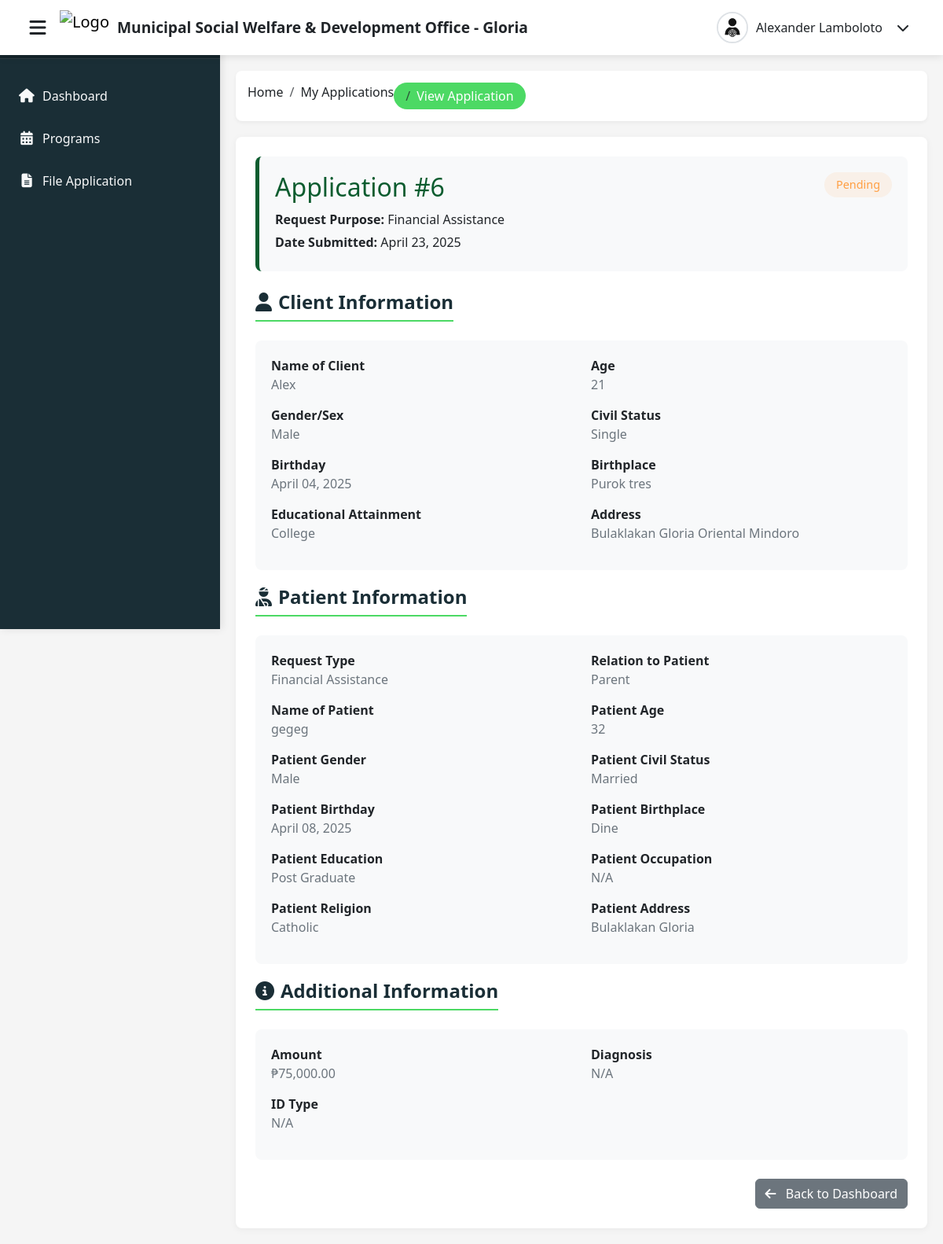
Screenshot of /admin_view_application.php?id=6 (signed in) with the database file from the repository.
### tables this page shows
CREATE TABLE `user_form` (
  `id` int(255) NOT NULL,
  `name` varchar(255) NOT NULL,
  `email` varchar(255) NOT NULL,
  `password` varchar(255) NOT NULL,
  `user_type` varchar(255) NOT NULL DEFAULT 'user'
);

CREATE TABLE `application_requests` (
  `id` int(11) NOT NULL,
  `user_id` int(11) NOT NULL,
  `request_purpose` varchar(100) NOT NULL,
  `client_name` varchar(255) NOT NULL,
  `client_age` int(3) NOT NULL,
  `client_gender` varchar(20) NOT NULL,
  `client_civil_status` varchar(50) NOT NULL,
  `client_birthday` date NOT NULL,
  `client_birthplace` varchar(255) NOT NULL,
  `client_education` varchar(100) NOT NULL,
  `client_address` text NOT NULL,
  `application_date` date NOT NULL,
  `request_type` varchar(100) NOT NULL,
  `patient_name` varchar(255) DEFAULT NULL,
  `relation_to_patient` varchar(50) DEFAULT NULL,
  `relation_other` varchar(100) DEFAULT NULL,
  `patient_birthday` date DEFAULT NULL,
  `patient_age` int(3) DEFAULT NULL,
  `patient_gender` varchar(20) DEFAULT NULL,
  `patient_civil_status` varchar(50) DEFAULT NULL,
  `patient_birthplace` varchar(255) DEFAULT NULL,
  `patient_education` varchar(100) DEFAULT NULL,
  `patient_occupation` varchar(255) DEFAULT NULL,
  `patient_religion` varchar(100) DEFAULT NULL,
  `patient_address` text DEFAULT NULL,
  `same_as_client_address` tinyint(1) DEFAULT 0,
  `amount` decimal(10,2) DEFAULT NULL,
  `diagnosis` text DEFAULT NULL,
  `id_type` varchar(100) DEFAULT NULL,
  `id_file_path` varchar(255) DEFAULT NULL,
  `status` varchar(50) DEFAULT 'Pending',
  `created_at` timestamp NOT NULL DEFAULT current_timestamp(),
  `updated_at` timestamp NOT NULL DEFAULT current_timestamp() ON UPDATE current_timestamp(),
  `viewed` tinyint(1) NOT NULL DEFAULT 0
);

### admin_view_application.php (the view, shortened to what the rows shown need)
<?php
@include 'config.php';
$application_id = $_GET['id'];
$user_id = $_SESSION['user_id'];
$user_name = isset($_SESSION['user_name']) ? $_SESSION['user_name'] : "Unknown User";
$is_admin = isset($_SESSION['user_type']) && $_SESSION['user_type'] === 'admin';
try {
    $sql = "SELECT name FROM user_form WHERE id = ?";
    $stmt = $conn->prepare($sql);
    $stmt->bind_param("i", $user_id);
    $stmt->execute();
    $result = $stmt->get_result();
    if ($row = $result->fetch_assoc()) {
        $user_name = $row['name'];
    }
} catch (Exception $e) {
}
$application = null;
$error_msg = '';
try {
    $sql = "SELECT * FROM application_requests WHERE id = ?";
    $stmt = $conn->prepare($sql);
    $stmt->bind_param("i", $application_id);
    $stmt->execute();
    $result = $stmt->get_result();
    if ($result->num_rows === 0) {
        $error_msg = "Application not found.";
    } else {
        $application = $result->fetch_assoc();
    }
} catch (Exception $e) {
    $error_msg = "Error fetching application details: " . $e->getMessage();
}
?>
<!DOCTYPE html>
<html lang="en">
<head>
    <link href="https://cdn.jsdelivr.net/npm/bootstrap@5.3.2/dist/css/bootstrap.min.css" rel="stylesheet">
    <link rel="stylesheet" href="https://cdnjs.cloudflare.com/ajax/libs/font-awesome/6.4.2/css/all.min.css">
</head>
<body>
    <nav class="navbar navbar-expand-lg fixed-top">
        <div class="container-fluid">
            <div class="navbar-brand">
                <h1>Municipal Social Welfare & Development Office - Gloria</h1>
            </div>
            <div class="ms-auto d-flex align-items-center">
                <div class="dropdown">
                    <div class="user-profile" id="user-profile" data-bs-toggle="dropdown" aria-expanded="false">
                    <img src="img\adminprof.png" alt="Admin">
                        <span><?php echo htmlspecialchars($user_name, ENT_QUOTES, 'UTF-8'); ?></span>
                        <i class="fas fa-chevron-down ms-2"></i>
                    </div>
                </div>
            </div>
        </div>
    </nav>
    <div class="content-wrapper" id="content-wrapper">
        <div class="content">
            <?php if (!empty($error_msg)): ?>
            <div class="alert alert-danger" role="alert">
                <i class="fas fa-exclamation-circle me-2"></i> <?php echo $error_msg; ?>
            </div>
            <?php elseif ($application): ?>
            <div class="application-header">
                <div class="d-flex justify-content-between align-items-start">
                    <div>
                        <h2>Application #<?php echo $application['id']; ?></h2>
                        <p><strong>Request Purpose:</strong> <?php echo htmlspecialchars($application['request_purpose']); ?></p>
                        <p><strong>Date Submitted:</strong> <?php echo date('F d, Y', strtotime($application['application_date'])); ?></p>
                    </div>
                    <div>
                        <span class="status-badge status-<?php echo strtolower($application['status']); ?>">
                            <?php echo $application['status']; ?>
                        </span>
                    </div>
                </div>
            </div>
            <h4 class="section-title"><i class="fas fa-user me-2"></i>Client Information</h4>
            <div class="info-section">
                <div class="row">
                    <div class="col-md-6">
                        <div class="info-row">
                            <div class="info-label">Name of Client</div>
                            <div class="info-value"><?php echo htmlspecialchars($application['client_name']); ?></div>
                        </div>
                    </div>
                    <div class="col-md-6">
                        <div class="info-row">
                            <div class="info-label">Age</div>
                            <div class="info-value"><?php echo htmlspecialchars($application['client_age']); ?></div>
                        </div>
                    </div>
                    <div class="col-md-6">
                        <div class="info-row">
                            <div class="info-label">Gender/Sex</div>
                            <div class="info-value"><?php echo htmlspecialchars($application['client_gender']); ?></div>
                        </div>
                    </div>
                    <div class="col-md-6">
                        <div class="info-row">
                            <div class="info-label">Civil Status</div>
                            <div class="info-value"><?php echo htmlspecialchars($application['client_civil_status']); ?></div>
                        </div>
                    </div>
                    <div class="col-md-6">
                        <div class="info-row">
                            <div class="info-label">Birthday</div>
                            <div class="info-value"><?php echo date('F d, Y', strtotime($application['client_birthday'])); ?></div>
                        </div>
                    </div>
                    <div class="col-md-6">
                        <div class="info-row">
                            <div class="info-label">Birthplace</div>
                            <div class="info-value"><?php echo htmlspecialchars($application['client_birthplace']); ?></div>
                        </div>
                    </div>
                    <div class="col-md-6">
                        <div class="info-row">
                            <div class="info-label">Educational Attainment</div>
                            <div class="info-value"><?php echo htmlspecialchars($application['client_education']); ?></div>
                        </div>
                    </div>
                    <div class="col-md-6">
                        <div class="info-row">
                            <div class="info-label">Address</div>
                            <div class="info-value"><?php echo htmlspecialchars($application['client_address']); ?></div>
                        </div>
                    </div>
                </div>
            </div>
            <h4 class="section-title"><i class="fas fa-user-injured me-2"></i>Patient Information</h4>
            <div class="info-section">
                <div class="row">
                    <div class="col-md-6">
                        <div class="info-row">
                            <div class="info-label">Request Type</div>
                            <div class="info-value"><?php echo htmlspecialchars($application['request_type']); ?></div>
                        </div>
                    </div>
                    <div class="col-md-6">
                        <div class="info-row">
                            <div class="info-label">Relation to Patient</div>
                            <div class="info-value">
                                <?php
                                    echo htmlspecialchars($application['relation_to_patient']);
                                ?>
                            </div>
                        </div>
                    </div>
                    <div class="col-md-6">
                        <div class="info-row">
                            <div class="info-label">Name of Patient</div>
                            <div class="info-value"><?php echo htmlspecialchars($application['patient_name'] ?: 'N/A'); ?></div>
                        </div>
                    </div>
                    <div class="col-md-6">
                        <div class="info-row">
                            <div class="info-label">Patient Age</div>
                            <div class="info-value"><?php echo htmlspecialchars($application['patient_age'] ?: 'N/A'); ?></div>
                        </div>
                    </div>
                    <div class="col-md-6">
                        <div class="info-row">
                            <div class="info-label">Patient Gender</div>
                            <div class="info-value"><?php echo htmlspecialchars($application['patient_gender'] ?: 'N/A'); ?></div>
                        </div>
                    </div>
                    <div class="col-md-6">
                        <div class="info-row">
                            <div class="info-label">Patient Civil Status</div>
                            <div class="info-value"><?php echo htmlspecialchars($application['patient_civil_status'] ?: 'N/A'); ?></div>
                        </div>
                    </div>
                    <div class="col-md-6">
                        <div class="info-row">
                            <div class="info-label">Patient Birthday</div>
                            <div class="info-value">
                                <?php echo !empty($application['patient_birthday']) ? date('F d, Y', strtotime($application['patient_birthday'])) : 'N/A'; ?>
                            </div>
                        </div>
                    </div>
                    <div class="col-md-6">
                        <div class="info-row">
                            <div class="info-label">Patient Birthplace</div>
                            <div class="info-value"><?php echo htmlspecialchars($application['patient_birthplace'] ?: 'N/A'); ?></div>
                        </div>
                    </div>
                    <div class="col-md-6">
                        <div class="info-row">
                            <div class="info-label">Patient Education</div>
                            <div class="info-value"><?php echo htmlspecialchars($application['patient_education'] ?: 'N/A'); ?></div>
                        </div>
                    </div>
                    <div class="col-md-6">
                        <div class="info-row">
                            <div class="info-label">Patient Occupation</div>
                            <div class="info-value"><?php echo htmlspecialchars($application['patient_occupation'] ?: 'N/A'); ?></div>
                        </div>
                    </div>
                    <div class="col-md-6">
                        <div class="info-row">
                            <div class="info-label">Patient Religion</div>
                            <div class="info-value"><?php echo htmlspecialchars($application['patient_religion'] ?: 'N/A'); ?></div>
                        </div>
                    </div>
                    <div class="col-md-6">
                        <div class="info-row">
                            <div class="info-label">Patient Address</div>
                            <div class="info-value">
                                <?php
                                    if ($application['same_as_client_address']) {
                                        echo htmlspecialchars($application['client_address']) . ' (Same as Client)';
                                    } else {
                                        echo htmlspecialchars($application['patient_address'] ?: 'N/A');
                                    }
                                ?>
                            </div>
                        </div>
                    </div>
                </div>
            </div>
            <h4 class="section-title"><i class="fas fa-info-circle me-2"></i>Additional Information</h4>
            <div class="info-section">
                <div class="row">
                    <div class="col-md-6">
                        <div class="info-row">
                            <div class="info-label">Amount</div>
                            <div class="info-value">
                                <?php echo !empty($application['amount']) ? '₱' . number_format($application['amount'], 2) : 'N/A'; ?>
                            </div>
                        </div>
                    </div>
                    <div class="col-md-6">
                        <div class="info-row">
                            <div class="info-label">Diagnosis</div>
                            <div class="info-value"><?php echo htmlspecialchars($application['diagnosis'] ?: 'N/A'); ?></div>
                        </div>
                    </div>
                    <div class="col-md-6">
                        <div class="info-row">
                            <div class="info-label">ID Type</div>
                            <div class="info-value"><?php echo htmlspecialchars($application['id_type'] ?: 'N/A'); ?></div>
                        </div>
                    </div>
                </div>
            </div>
            <?php if ($is_admin): ?>
            <h4 class="section-title"><i class="fas fa-comment-alt me-2"></i>Admin Remarks</h4>
            <div class="info-section">
                <div class="row">
                    <div class="col-12">
                        <div class="info-row">
                            <div class="info-label">Remarks</div>
                            <div class="info-value">
                                <?php echo !empty($application['admin_remarks']) ? nl2br(htmlspecialchars($application['admin_remarks'])) : 'No remarks added.'; ?>
                            </div>
                        </div>
                    </div>
                </div>
            </div>
            <div class="d-flex justify-content-end mt-4">
                <a href="update_application.php?id=<?php echo $application['id']; ?>" class="btn btn-primary me-2">
                    <i class="fas fa-edit me-2"></i> Update Status
                </a>
                <a href="admin_services.php" class="btn btn-secondary">
                    <i class="fas fa-arrow-left me-2"></i> Back to Services
                </a>
            </div>
            <?php else: ?>
            <div class="d-flex justify-content-end mt-4">
                <a href="user_page.php" class="btn btn-secondary">
                    <i class="fas fa-arrow-left me-2"></i> Back to Dashboard
                </a>
            </div>
            <?php endif; ?>
            <?php endif; ?>
        </div>
    </div>
</body>
</html>

### rows the page displays
user_form: name "Alexander Lamboloto"
application_requests: id "6", request_purpose "Financial Assistance", application_date "April 23, 2025", status "Pending", client_name "Alex", client_age "21", client_gender "Male", client_civil_status "Single", client_birthday "April 04, 2025", client_birthplace "Purok tres", client_education "College", client_address "Bulaklakan Gloria Oriental Mindoro", request_type "Financial Assistance", relation_to_patient "Parent", patient_name "gegeg", patient_age "32", patient_gender "Male", patient_civil_status "Married", patient_birthday "April 08, 2025", patient_birthplace "Dine", patient_education "Post Graduate", patient_occupation "N/A", patient_religion "Catholic", patient_address "Bulaklakan Gloria", amount "75,000.00", diagnosis "N/A", id_type "N/A"
